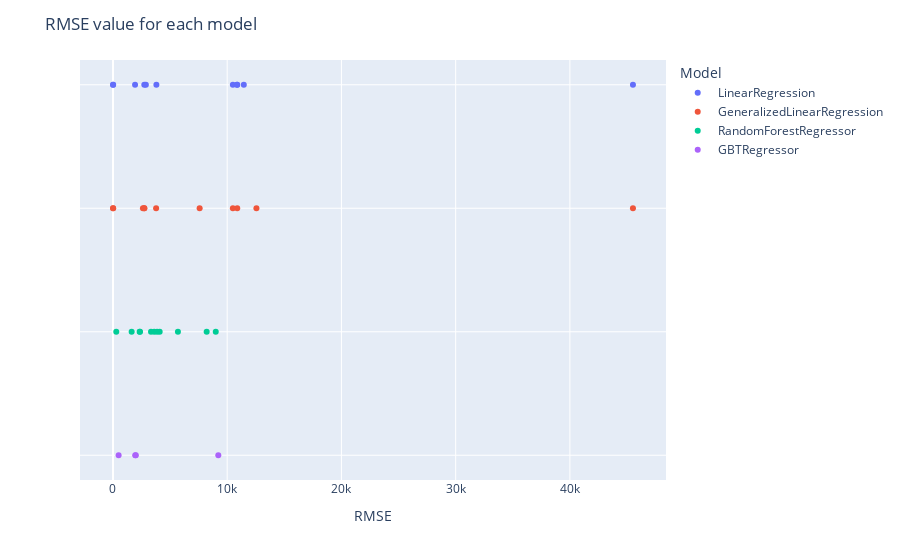

Notebook code for this chart:
### Code cell
scatter_plot(model_results_df, "RMSE", "Model", "RMSE value for each model")

### Figure 1 — Plotly figure (JSON) as saved in the notebook; plotly's stock layout.template omitted (floating-point values rounded to 4 significant figures)
{"data": [{"hovertemplate": "Model=%{y}<br>RMSE=%{x}<extra></extra>", "legendgroup": "LinearRegression", "marker": {"color": "#636efa", "symbol": "circle"}, "mode": "markers", "name": "LinearRegression", "orientation": "h", "showlegend": true, "type": "scatter", "x": [7.124, 15.48, 45520.0, 10880.0, 2742.0, 10490.0, 1934.0, 10860.0, 3801.0, 2879.0, 11450.0], "xaxis": "x", "y": ["LinearRegression", "LinearRegression", "LinearRegression", "LinearRegression", "LinearRegression", "LinearRegression", "LinearRegression", "LinearRegression", "LinearRegression", "LinearRegression", "LinearRegression"], "yaxis": "y"}, {"hovertemplate": "Model=%{y}<br>RMSE=%{x}<extra></extra>", "legendgroup": "GeneralizedLinearRegression", "marker": {"color": "#EF553B", "symbol": "circle"}, "mode": "markers", "name": "GeneralizedLinearRegression", "orientation": "h", "showlegend": true, "type": "scatter", "x": [7.124, 15.48, 45520.0, 10880.0, 2742.0, 10490.0, 2623.0, 12560.0, 3776.0, 2742.0, 7588.0], "xaxis": "x", "y": ["GeneralizedLinearRegression", "GeneralizedLinearRegression", "GeneralizedLinearRegression", "GeneralizedLinearRegression", "GeneralizedLinearRegression", "GeneralizedLinearRegression", "GeneralizedLinearRegression", "GeneralizedLinearRegression", "GeneralizedLinearRegression", "GeneralizedLinearRegression", "GeneralizedLinearRegression"], "yaxis": "y"}, {"hovertemplate": "Model=%{y}<br>RMSE=%{x}<extra></extra>", "legendgroup": "RandomForestRegressor", "marker": {"color": "#00cc96", "symbol": "circle"}, "mode": "markers", "name": "RandomForestRegressor", "orientation": "h", "showlegend": true, "type": "scatter", "x": [3862.0, 3610.0, 4089.0, 8202.0, 3330.0, 5686.0, 1635.0, 8998.0, 2335.0, 2368.0, 289.9], "xaxis": "x", "y": ["RandomForestRegressor", "RandomForestRegressor", "RandomForestRegressor", "RandomForestRegressor", "RandomForestRegressor", "RandomForestRegressor", "RandomForestRegressor", "RandomForestRegressor", "RandomForestRegressor", "RandomForestRegressor", "RandomForestRegressor"], "yaxis": "y"}, {"hovertemplate": "Model=%{y}<br>RMSE=%{x}<extra></extra>", "legendgroup": "GBTRegressor", "marker": {"color": "#ab63fa", "symbol": "circle"}, "mode": "markers", "name": "GBTRegressor", "orientation": "h", "showlegend": true, "type": "scatter", "x": [9221.0, 1998.0, 1949.0, 493.1], "xaxis": "x", "y": ["GBTRegressor", "GBTRegressor", "GBTRegressor", "GBTRegressor"], "yaxis": "y"}], "layout": {"legend": {"title": {"text": "Model"}, "tracegroupgap": 0}, "margin": {"t": 60}, "title": {"text": "RMSE value for each model"}, "xaxis": {"anchor": "y", "domain": [0, 1], "title": {"text": "RMSE"}}, "yaxis": {"anchor": "x", "categoryarray": ["GBTRegressor", "RandomForestRegressor", "GeneralizedLinearRegression", "LinearRegression"], "categoryorder": "array", "domain": [0, 1], "showticklabels": false, "title": {"text": ""}}}}
